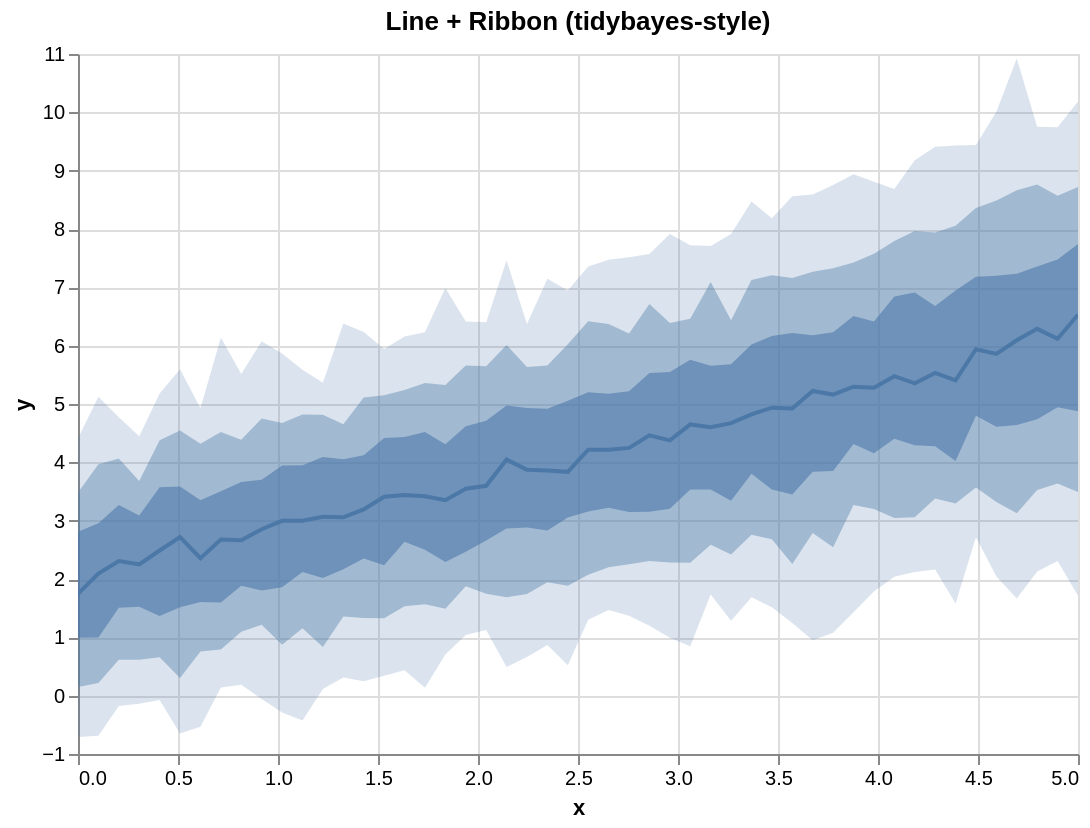

Vega-Lite specification for this chart:
### Vega-Lite specification from a JSON file in a GitHub repository (floating-point values rounded to 4 significant figures)
{"$schema": "https://vega.github.io/schema/vega-lite/v5.json", "config": {"axis": {"labelLimit": 0}, "header": {"labelLimit": 0}, "legend": {"labelLimit": 0}}, "data": {"values": [{"__median__": 4.247, "hi_0_5_": 5.217, "hi_0_8_": 6.209, "hi_0_95_": 7.515, "lo_0_5_": 3.149, "lo_0_8_": 2.255, "lo_0_95_": 1.37, "x": 2.755}, {"__median__": 3.067, "hi_0_5_": 4.092, "hi_0_8_": 4.818, "hi_0_95_": 5.363, "lo_0_5_": 2.017, "lo_0_8_": 0.833, "lo_0_95_": 0.1139, "x": 1.224}, {"__median__": 4.671, "hi_0_5_": 5.68, "hi_0_8_": 6.434, "hi_0_95_": 7.913, "lo_0_5_": 3.341, "lo_0_8_": 2.42, "lo_0_95_": 1.286, "x": 3.265}, {"__median__": 5.162, "hi_0_5_": 6.231, "hi_0_8_": 7.329, "hi_0_95_": 8.753, "lo_0_5_": 3.849, "lo_0_8_": 2.545, "lo_0_95_": 1.08, "x": 3.776}, {"__median__": 5.938, "hi_0_5_": 7.18, "hi_0_8_": 8.359, "hi_0_95_": 9.442, "lo_0_5_": 4.799, "lo_0_8_": 3.569, "lo_0_95_": 2.715, "x": 4.49}, {"__median__": 2.092, "hi_0_5_": 2.954, "hi_0_8_": 3.966, "hi_0_95_": 5.125, "lo_0_5_": 0.9951, "lo_0_8_": 0.2152, "lo_0_95_": -0.6868, "x": 0.102}, {"__median__": 5.477, "hi_0_5_": 6.845, "hi_0_8_": 7.796, "hi_0_95_": 8.685, "lo_0_5_": 4.403, "lo_0_8_": 3.044, "lo_0_95_": 2.038, "x": 4.082}, {"__median__": 2.251, "hi_0_5_": 3.089, "hi_0_8_": 3.68, "hi_0_95_": 4.447, "lo_0_5_": 1.526, "lo_0_8_": 0.617, "lo_0_95_": -0.1391, "x": 0.3061}, {"__median__": 6.288, "hi_0_5_": 7.359, "hi_0_8_": 8.763, "hi_0_95_": 9.755, "lo_0_5_": 4.738, "lo_0_8_": 3.527, "lo_0_95_": 2.129, "x": 4.796}, {"__median__": 3.86, "hi_0_5_": 4.92, "hi_0_8_": 5.66, "hi_0_95_": 7.148, "lo_0_5_": 2.832, "lo_0_8_": 1.946, "lo_0_95_": 0.8688, "x": 2.347}, {"__median__": 2.306, "hi_0_5_": 3.268, "hi_0_8_": 4.064, "hi_0_95_": 4.775, "lo_0_5_": 1.506, "lo_0_8_": 0.6143, "lo_0_95_": -0.1767, "x": 0.2041}, {"__median__": 4.601, "hi_0_5_": 5.657, "hi_0_8_": 7.09, "hi_0_95_": 7.709, "lo_0_5_": 3.533, "lo_0_8_": 2.587, "lo_0_95_": 1.734, "x": 3.163}, {"__median__": 5.354, "hi_0_5_": 6.912, "hi_0_8_": 7.966, "hi_0_95_": 9.177, "lo_0_5_": 4.291, "lo_0_8_": 3.06, "lo_0_95_": 2.12, "x": 4.184}, {"__median__": 3.872, "hi_0_5_": 4.932, "hi_0_8_": 5.635, "hi_0_95_": 6.373, "lo_0_5_": 2.883, "lo_0_8_": 1.745, "lo_0_95_": 0.6649, "x": 2.245}, {"__median__": 4.215, "hi_0_5_": 5.2, "hi_0_8_": 6.417, "hi_0_95_": 7.356, "lo_0_5_": 3.156, "lo_0_8_": 2.075, "lo_0_95_": 1.3, "x": 2.551}, {"__median__": 2.998, "hi_0_5_": 3.947, "hi_0_8_": 4.674, "hi_0_95_": 5.864, "lo_0_5_": 1.857, "lo_0_8_": 0.8739, "lo_0_95_": -0.2866, "x": 1.02}, {"__median__": 4.924, "hi_0_5_": 6.219, "hi_0_8_": 7.16, "hi_0_95_": 8.563, "lo_0_5_": 3.45, "lo_0_8_": 2.258, "lo_0_95_": 1.246, "x": 3.571}, {"__median__": 5.277, "hi_0_5_": 6.416, "hi_0_8_": 7.575, "hi_0_95_": 8.812, "lo_0_5_": 4.157, "lo_0_8_": 3.199, "lo_0_95_": 1.788, "x": 3.98}, {"__median__": 2.678, "hi_0_5_": 3.503, "hi_0_8_": 4.521, "hi_0_95_": 6.141, "lo_0_5_": 1.599, "lo_0_8_": 0.7924, "lo_0_95_": 0.1414, "x": 0.7143}, {"__median__": 5.532, "hi_0_5_": 6.679, "hi_0_8_": 7.94, "hi_0_95_": 9.408, "lo_0_5_": 4.277, "lo_0_8_": 3.38, "lo_0_95_": 2.161, "x": 4.286}, {"__median__": 2.664, "hi_0_5_": 3.665, "hi_0_8_": 4.386, "hi_0_95_": 5.514, "lo_0_5_": 1.884, "lo_0_8_": 1.097, "lo_0_95_": 0.1853, "x": 0.8163}, {"__median__": 4.215, "hi_0_5_": 5.177, "hi_0_8_": 6.373, "hi_0_95_": 7.474, "lo_0_5_": 3.223, "lo_0_8_": 2.202, "lo_0_95_": 1.47, "x": 2.653}, {"__median__": 6.118, "hi_0_5_": 7.479, "hi_0_8_": 8.569, "hi_0_95_": 9.745, "lo_0_5_": 4.943, "lo_0_8_": 3.639, "lo_0_95_": 2.309, "x": 4.898}, {"__median__": 4.461, "hi_0_5_": 5.533, "hi_0_8_": 6.714, "hi_0_95_": 7.571, "lo_0_5_": 3.153, "lo_0_8_": 2.31, "lo_0_95_": 1.2, "x": 2.857}, {"__median__": 3.352, "hi_0_5_": 4.309, "hi_0_8_": 5.326, "hi_0_95_": 6.987, "lo_0_5_": 2.289, "lo_0_8_": 1.49, "lo_0_95_": 0.7042, "x": 1.837}, {"__median__": 5.223, "hi_0_5_": 6.179, "hi_0_8_": 7.267, "hi_0_95_": 8.59, "lo_0_5_": 3.839, "lo_0_8_": 2.79, "lo_0_95_": 0.9509, "x": 3.673}, {"__median__": 4.047, "hi_0_5_": 4.973, "hi_0_8_": 6.011, "hi_0_95_": 7.458, "lo_0_5_": 2.864, "lo_0_8_": 1.686, "lo_0_95_": 0.4926, "x": 2.143}, {"__median__": 6.092, "hi_0_5_": 7.232, "hi_0_8_": 8.665, "hi_0_95_": 10.92, "lo_0_5_": 4.639, "lo_0_8_": 3.126, "lo_0_95_": 1.665, "x": 4.694}, {"__median__": 3.059, "hi_0_5_": 4.052, "hi_0_8_": 4.652, "hi_0_95_": 6.38, "lo_0_5_": 2.165, "lo_0_8_": 1.359, "lo_0_95_": 0.313, "x": 1.327}, {"__median__": 2.719, "hi_0_5_": 3.585, "hi_0_8_": 4.547, "hi_0_95_": 5.594, "lo_0_5_": 1.516, "lo_0_8_": 0.3019, "lo_0_95_": -0.6493, "x": 0.5102}, {"__median__": 3.837, "hi_0_5_": 5.055, "hi_0_8_": 6.024, "hi_0_95_": 6.947, "lo_0_5_": 3.055, "lo_0_8_": 1.883, "lo_0_95_": 0.5205, "x": 2.449}, {"__median__": 4.65, "hi_0_5_": 5.757, "hi_0_8_": 6.462, "hi_0_95_": 7.721, "lo_0_5_": 3.533, "lo_0_8_": 2.279, "lo_0_95_": 0.8465, "x": 3.061}, {"__median__": 6.53, "hi_0_5_": 7.744, "hi_0_8_": 8.719, "hi_0_95_": 10.19, "lo_0_5_": 4.874, "lo_0_8_": 3.49, "lo_0_95_": 1.713, "x": 5.0}, {"__median__": 5.858, "hi_0_5_": 7.197, "hi_0_8_": 8.488, "hi_0_95_": 10.01, "lo_0_5_": 4.608, "lo_0_8_": 3.32, "lo_0_95_": 2.044, "x": 4.592}, {"__median__": 2.358, "hi_0_5_": 3.35, "hi_0_8_": 4.317, "hi_0_95_": 4.927, "lo_0_5_": 1.605, "lo_0_8_": 0.7567, "lo_0_95_": -0.5347, "x": 0.6122}, {"__median__": 3.548, "hi_0_5_": 4.619, "hi_0_8_": 5.659, "hi_0_95_": 6.412, "lo_0_5_": 2.467, "lo_0_8_": 1.876, "lo_0_95_": 1.039, "x": 1.939}, {"__median__": 3.409, "hi_0_5_": 4.416, "hi_0_8_": 5.149, "hi_0_95_": 5.941, "lo_0_5_": 2.234, "lo_0_8_": 1.325, "lo_0_95_": 0.3421, "x": 1.531}, {"__median__": 5.297, "hi_0_5_": 6.507, "hi_0_8_": 7.424, "hi_0_95_": 8.937, "lo_0_5_": 4.315, "lo_0_8_": 3.27, "lo_0_95_": 1.428, "x": 3.878}, {"__median__": 3.597, "hi_0_5_": 4.713, "hi_0_8_": 5.649, "hi_0_95_": 6.401, "lo_0_5_": 2.659, "lo_0_8_": 1.747, "lo_0_95_": 1.124, "x": 2.041}, {"__median__": 3.192, "hi_0_5_": 4.121, "hi_0_8_": 5.11, "hi_0_95_": 6.236, "lo_0_5_": 2.353, "lo_0_8_": 1.333, "lo_0_95_": 0.2488, "x": 1.429}, {"__median__": 2.488, "hi_0_5_": 3.571, "hi_0_8_": 4.378, "hi_0_95_": 5.179, "lo_0_5_": 1.368, "lo_0_8_": 0.6566, "lo_0_95_": -0.07355, "x": 0.4082}, {"__median__": 4.822, "hi_0_5_": 6.018, "hi_0_8_": 7.125, "hi_0_95_": 8.469, "lo_0_5_": 3.806, "lo_0_8_": 2.757, "lo_0_95_": 1.686, "x": 3.367}, {"__median__": 1.748, "hi_0_5_": 2.812, "hi_0_8_": 3.484, "hi_0_95_": 4.413, "lo_0_5_": 0.9941, "lo_0_8_": 0.1497, "lo_0_95_": -0.7081, "x": 0.0}, {"__median__": 5.404, "hi_0_5_": 6.944, "hi_0_8_": 8.054, "hi_0_95_": 9.429, "lo_0_5_": 4.023, "lo_0_8_": 3.295, "lo_0_95_": 1.581, "x": 4.388}, {"__median__": 2.854, "hi_0_5_": 3.701, "hi_0_8_": 4.751, "hi_0_95_": 6.076, "lo_0_5_": 1.802, "lo_0_8_": 1.214, "lo_0_95_": -0.05662, "x": 0.9184}, {"__median__": 3.417, "hi_0_5_": 4.521, "hi_0_8_": 5.359, "hi_0_95_": 6.23, "lo_0_5_": 2.501, "lo_0_8_": 1.569, "lo_0_95_": 0.1346, "x": 1.735}, {"__median__": 4.376, "hi_0_5_": 5.547, "hi_0_8_": 6.39, "hi_0_95_": 7.912, "lo_0_5_": 3.204, "lo_0_8_": 2.282, "lo_0_95_": 0.9948, "x": 2.959}, {"__median__": 3.438, "hi_0_5_": 4.433, "hi_0_8_": 5.24, "hi_0_95_": 6.158, "lo_0_5_": 2.639, "lo_0_8_": 1.534, "lo_0_95_": 0.437, "x": 1.633}, {"__median__": 4.938, "hi_0_5_": 6.167, "hi_0_8_": 7.208, "hi_0_95_": 8.184, "lo_0_5_": 3.536, "lo_0_8_": 2.683, "lo_0_95_": 1.514, "x": 3.469}, {"__median__": 2.998, "hi_0_5_": 3.952, "hi_0_8_": 4.821, "hi_0_95_": 5.588, "lo_0_5_": 2.118, "lo_0_8_": 1.157, "lo_0_95_": -0.4237, "x": 1.122}]}, "height": 350, "layer": [{"_lr_layer": true, "encoding": {"tooltip": [{"field": "x", "title": "x", "type": "quantitative"}, {"field": "__median__", "title": "median", "type": "quantitative"}, {"field": "lo_0_95_", "title": "95% lo", "type": "quantitative"}, {"field": "hi_0_95_", "title": "95% hi", "type": "quantitative"}], "x": {"field": "x", "scale": {"zero": false}, "type": "quantitative"}, "y": {"field": "lo_0_95_", "scale": {"zero": false}, "title": "y", "type": "quantitative"}, "y2": {"field": "hi_0_95_"}}, "mark": {"line": false, "opacity": 0.2, "type": "area"}, "params": [{"bind": "scales", "name": "grid", "select": {"encodings": ["x", "y"], "type": "interval"}}]}, {"_lr_layer": true, "encoding": {"tooltip": [{"field": "x", "title": "x", "type": "quantitative"}, {"field": "__median__", "title": "median", "type": "quantitative"}, {"field": "lo_0_95_", "title": "95% lo", "type": "quantitative"}, {"field": "hi_0_95_", "title": "95% hi", "type": "quantitative"}], "x": {"field": "x", "scale": {"zero": false}, "type": "quantitative"}, "y": {"field": "lo_0_8_", "scale": {"zero": false}, "title": "y", "type": "quantitative"}, "y2": {"field": "hi_0_8_"}}, "mark": {"line": false, "opacity": 0.4, "type": "area"}}, {"_lr_layer": true, "encoding": {"tooltip": [{"field": "x", "title": "x", "type": "quantitative"}, {"field": "__median__", "title": "median", "type": "quantitative"}, {"field": "lo_0_95_", "title": "95% lo", "type": "quantitative"}, {"field": "hi_0_95_", "title": "95% hi", "type": "quantitative"}], "x": {"field": "x", "scale": {"zero": false}, "type": "quantitative"}, "y": {"field": "lo_0_5_", "scale": {"zero": false}, "title": "y", "type": "quantitative"}, "y2": {"field": "hi_0_5_"}}, "mark": {"line": false, "opacity": 0.6, "type": "area"}}, {"_lr_layer": true, "encoding": {"tooltip": [{"field": "x", "title": "x", "type": "quantitative"}, {"field": "__median__", "title": "median", "type": "quantitative"}, {"field": "lo_0_95_", "title": "95% lo", "type": "quantitative"}, {"field": "hi_0_95_", "title": "95% hi", "type": "quantitative"}], "x": {"field": "x", "scale": {"zero": false}, "type": "quantitative"}, "y": {"field": "__median__", "scale": {"zero": false}, "title": "y", "type": "quantitative"}}, "mark": {"strokeWidth": 2, "type": "line"}}], "title": "Line + Ribbon (tidybayes-style)", "width": 500}
